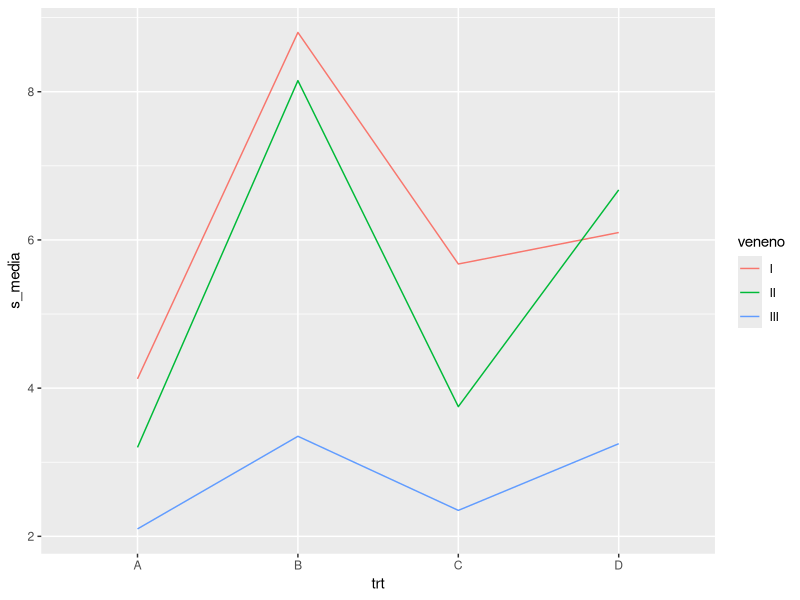
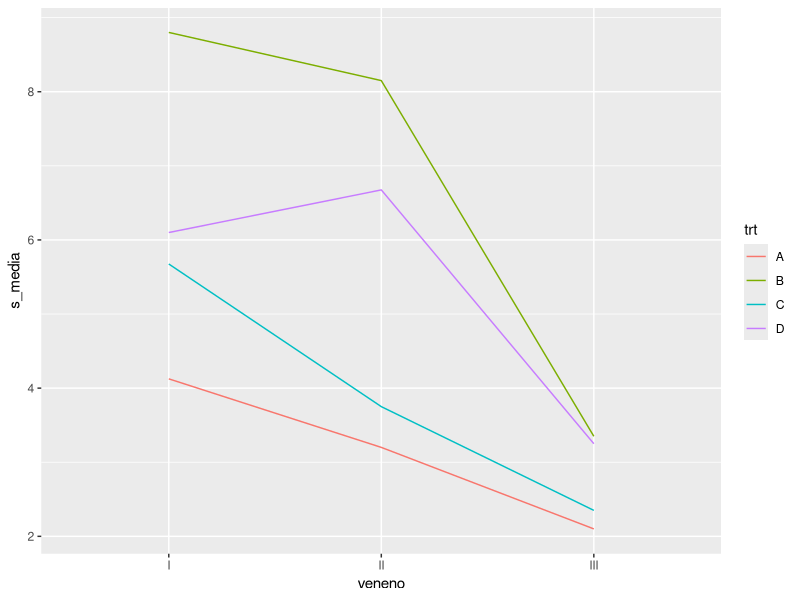

These figures' R source, in order: (Note: this script raises an error after producing the figures.)
## ---- chunk 1
knitr::opts_chunk$set(echo = FALSE, message = FALSE, warning = FALSE)
options(tinytex.verbose = TRUE)
## ---- chunk 2
library(tidyverse) # manipulación de datos en general, graficos
#library(broom) # limpieza y estructuracion de resultados de regresiones
## ---- chunk 3
tipo_cols <- cols(
  maceta = col_integer(),
  cruz = col_double(),
  auto = col_double()
)
df1 <- read_csv("../data/3-1.csv", col_types = tipo_cols)
## ---- chunk 4
pv_norm_dif <- shapiro.test(df1$cruz - df1$auto)$p.value
pv_norm_auto <- shapiro.test(df1$auto)$p.value
pv_norm_cruz <- shapiro.test(df1$cruz)$p.value
## ---- chunk 5
alfa <- 0.05
wcx_apar <- wilcox.test(df1$cruz, df1$auto, paired = T, alternative = "g",
                        conf.int = T, conf.level =1-alfa)
wcx_2samp <- wilcox.test(df1$cruz, df1$auto, paired = F, alternative = "g",
                        conf.int = T, conf.level = 1-alfa)
t_apar <- t.test(df1$cruz, df1$auto, paired = T, alternative = "g",
                        conf.int = T, conf.level = 1-alfa)
t_2samp <- t.test(df1$cruz, df1$auto, paired = F, alternative = "g",
                        conf.int = T, conf.level = 1-alfa)
## ---- chunk 6
tribble(
  ~Muestras, ~Test, ~llamada,
  "apareadas", "Wilcoxon", wcx_apar,
  "2 muestras", "Wilcoxon", wcx_2samp,
  "apareadas", "T de Student", t_apar,
  "2 muestras", "T de Student", t_2samp) %>%
  mutate(
    "p-valor" = map_dbl(llamada, "p.value"),
    "Lím. inf. IC" = map(llamada, "conf.int") %>% map_dbl(1)
  ) %>%
  select(-llamada) %>%
  knitr::kable(digits = 4)
## ---- chunk 7
tipo_cols <- cols()
df2 <- read_csv("../data/3-2.csv", col_types = tipo_cols)
juntos2 <- df2 %>%
  gather("trt", "sobrevida", -veneno) %>%
  mutate(
#    trt = as_factor(trt),
    sobrevida = sobrevida * 10)
lm2 <- lm(sobrevida ~ veneno + trt, juntos2)
summary(lm2)
anova(lm2)
lm2 <- lm(sobrevida ~ veneno * trt, juntos2)
summary(lm2)
anova(lm2)

juntos2 %>%
  group_by(veneno, trt) %>%
  summarise(s_media = mean(sobrevida)) %>%
  ggplot(aes(trt, s_media, group = veneno, color=veneno)) +
  geom_line()

juntos2 %>%
  group_by(veneno, trt) %>%
  summarise(s_media = mean(sobrevida)) %>%
  ggplot(aes(veneno, s_media, group = trt, color=trt)) +
  geom_line()

TukeyHSD(aov(sobrevida ~ veneno + trt, juntos2))


medias_juntos2 <- juntos2 %>%
  group_by(veneno, trt) %>%
  summarise(sobrevida = mean(sobrevida))
friedman.test(sobrevida ~ trt | veneno, medias_juntos2) %>% str
TukeyHSD(aov(sobrevida ~ veneno + trt, juntos2))
# Ejercicio 3
tipo_cols <- cols(
  substancia = col_factor(),
  dosis = col_double(),
  muestreadas = col_integer(),
  aberrantes = col_integer()
)
df3 <- read_csv("../data/3-3.csv", col_types = tipo_cols)

df3 <- df3 %>%
  mutate(
    prop = aberrantes/muestreadas,
    substancia0 = ifelse(dosis==0, "O", levels(substancia)))

lm3a <- lm(prop ~ dosis * substancia, df3)
summary(lm3a)
lm3b <- lm(prop ~ dosis * substancia0, df3)
summary(lm3b)
lm3c <- glm(prop ~ substancia*dosis, df3, weights = muestreadas,
            family=binomial)
summary(lm3c)

#lm3d <- glm(aberrantes ~ muestreadas + dosis*substancia, df3, family=binomial)
